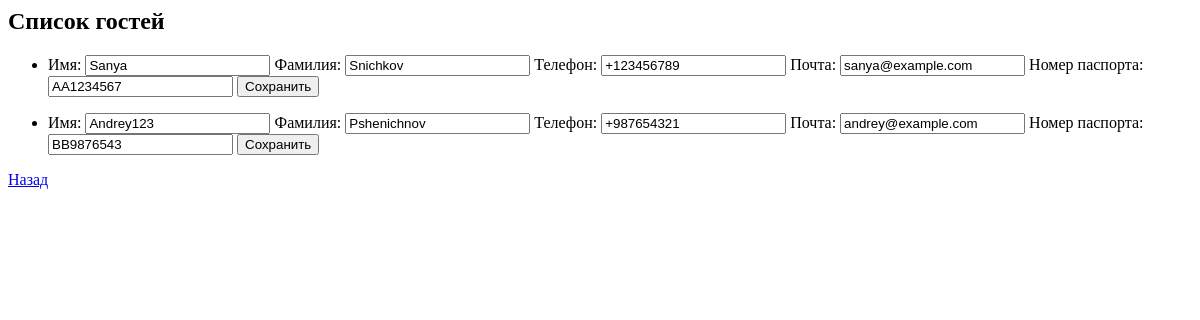
Before: /view_guests/ with the older database file.
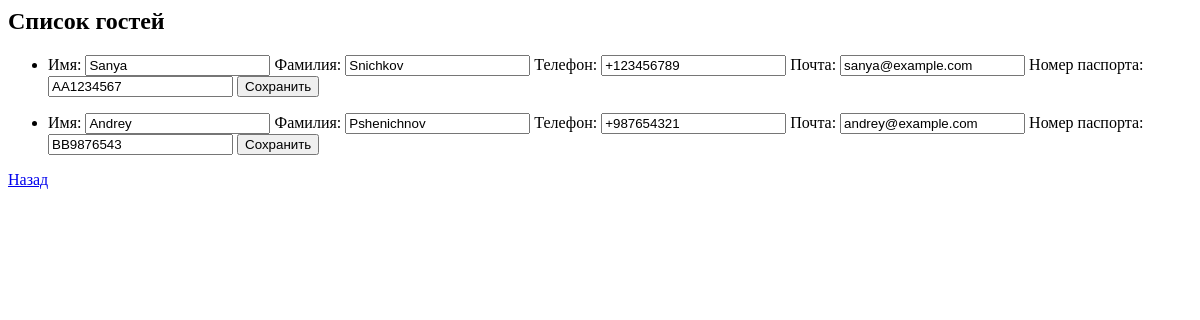
After: the same page with the newer database file.
### hotel/models.py (models this page shows, shortened)
class Guest(models.Model):
    first_name = models.CharField(max_length=50)
    last_name = models.CharField(max_length=50)
    phone_number = models.CharField(max_length=15, blank=True, null=True)
    email = models.EmailField(blank=True, null=True)
    passport_number = models.CharField(max_length=20, unique=True)

### hotel/views.py (the view)
# urls.py: path('view_guests/', views.view_guests, name='view_guests'),
def view_guests(request):
    guests = Guest.objects.all()
    return render(request, 'view_guests.html', {'guests': guests})

### hotel/templates/view_guests.html (shortened to what this page needs)
<h2>Список гостей</h2>
<ul>
    {% for guest in guests %}
        <li>
            <form method="post" action="{% url 'edit_guest' guest.id %}">
                Имя: <input type="text" name="first_name" value="{{ guest.first_name }}">
                Фамилия: <input type="text" name="last_name" value="{{ guest.last_name }}">
                Телефон: <input type="text" name="phone_number" value="{{ guest.phone_number }}">
                Почта: <input type="email" name="email" value="{{ guest.email }}">
                Номер паспорта: <input type="text" name="passport_number" value="{{ guest.passport_number }}">
                <button type="submit">Сохранить</button>
            </form>
        </li>
    {% endfor %}
</ul>
<a href="{% url 'home' %}">Назад</a>

Changed rows visible on the page:
changed Guest "Pshenichnov": first_name "Andrey123" → "Andrey"
